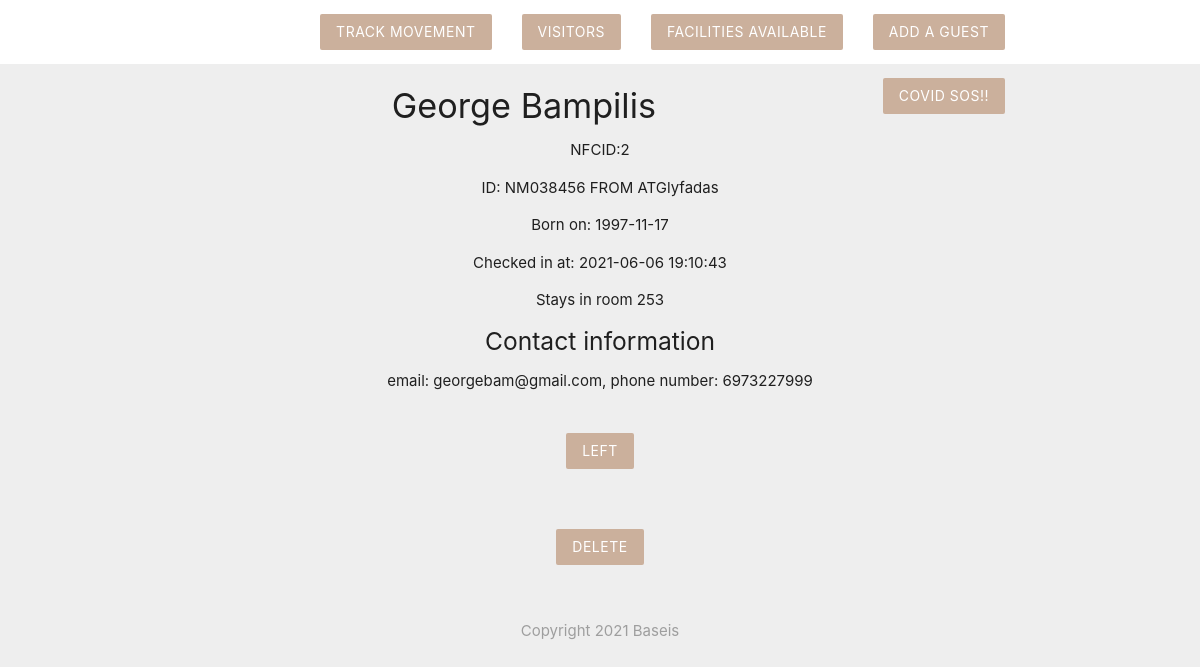
/PHP/test/visitorprofile.php?nfcid=2, run on the app's committed database.
### tables this page shows
CREATE TABLE `visitor` (
  `nfcid` int(10) unsigned NOT NULL AUTO_INCREMENT,
  `fname` varchar(15) NOT NULL,
  `mname` varchar(15) DEFAULT NULL,
  `surname` varchar(20) NOT NULL,
  `id_num` varchar(15) DEFAULT NULL,
  `id_auth` varchar(25) DEFAULT NULL,
  `id_doc` enum('ID','PASSPORT') DEFAULT NULL,
  `birthdate` date NOT NULL,
  `arrival` timestamp NOT NULL,
  `room` smallint(5) unsigned NOT NULL,
  `hallway_id` smallint(5) unsigned NOT NULL,
  `mail` varchar(40) DEFAULT NULL,
  `phone` varchar(15) DEFAULT NULL,
  `left_on` timestamp NULL DEFAULT NULL,
  `parent` int(10) unsigned DEFAULT NULL,
  PRIMARY KEY (`nfcid`),
  KEY `hallway_id` (`hallway_id`),
  KEY `room` (`room`),
  KEY `visitor_ibfk_3` (`parent`),
  KEY `visitor_left_on_idx` (`left_on`),
  CONSTRAINT `visitor_ibfk_1` FOREIGN KEY (`hallway_id`) REFERENCES `hallway` (`hid`),
  CONSTRAINT `visitor_ibfk_2` FOREIGN KEY (`room`) REFERENCES `room` (`num`),
  CONSTRAINT `visitor_ibfk_3` FOREIGN KEY (`parent`) REFERENCES `visitor` (`nfcid`) ON UPDATE CASCADE
);

### PHP/test/visitorprofile.php (the view, shortened to what this page needs)
<?php
    include('config/dbconnect.php');
    if(isset($_GET['nfcid'])){
        $nfcid = mysqli_real_escape_string($conn, $_GET['nfcid']);
        $sql = "SELECT * FROM visitor WHERE nfcid=$nfcid";
        $result = mysqli_query($conn, $sql);
        $visitor = mysqli_fetch_assoc($result);
    }
?>
<!DOCTYPE html>
    <?php include('Templates/header.php'); ?>
        <div class="container center">
            <?php if($visitor): ?>
                <h4><?php echo htmlspecialchars($visitor['fname']) . ' ' . htmlspecialchars($visitor['mname']) . ' ' . htmlspecialchars($visitor['surname']); ?> </h4>
                <p><?php echo 'NFCID:' . htmlspecialchars($visitor['nfcid']) ?></p>
                <?php if($visitor['id_num']): ?>
                    <p><?php echo htmlspecialchars($visitor['id_doc']) . ': ' . htmlspecialchars($visitor['id_num']) . ' FROM ' . htmlspecialchars($visitor['id_auth']); ?></p>
                <?php else:?>
                    <p><?php echo 'No identification papers'; ?></p>
                <?php endif; ?>
                <p><?php echo 'Born on: ' . htmlspecialchars($visitor['birthdate']) ?></p>
                <?php if($visitor['left_on']): ?>
                    <p><?php echo 'Checked in at: ' . htmlspecialchars($visitor['arrival']) . ' and left at: ' . htmlspecialchars($visitor['left_on']) ?></p>
                    <p><?php echo 'Stayed in room ' . htmlspecialchars($visitor['room']); ?></p>
                <?php else:?>
                    <p><?php echo 'Checked in at: ' . htmlspecialchars($visitor['arrival']); ?></p>
                    <p><?php echo 'Stays in room ' . htmlspecialchars($visitor['room']); ?></p>
                <?php endif; ?>
                <?php if($visitor['mail'] & $visitor['phone']): ?>
                    <h5><?php echo 'Contact information'; ?></h5>
                    <p><?php echo 'email: ' . htmlspecialchars($visitor['mail']) . ', phone number: ' . htmlspecialchars($visitor['phone']); ?></p>
                <?php endif; ?>
                <?php if(!$visitor['left_on']):?>
                    <form action="visitorprofile.php" method="POST">
                        <input type="submit" name="leave" value="Left" class="btn brand z-depth-0" >
                    </form>
                <?php endif; ?>
                <form action="visitorprofile.php" method="POST">
                    <input type="submit" name="delete" value="Delete" class="btn brand z-depth-0" >
                </form>
            <?php else:?>
                <h4><?php echo 'Error 404: No visitor found!'; ?></h4>
            <?php endif; ?>
        </div>
    <?php include('Templates/footer.php'); ?>
</html>

### PHP/test/Templates/header.php (style rules this page uses)
.brand { background: #cbb09c !important; }
form { max-width: 460px; margin: 20px auto; padding: 20px; }

### data on the page
visitor: fname "George", surname "Bampilis", nfcid "2", id_doc "ID", id_num "NM038456", id_auth "ATGlyfadas", birthdate "1997-11-17", arrival "2021-06-06 19:10:43", room "253", mail "georgebam@gmail.com", phone "6973227999"
